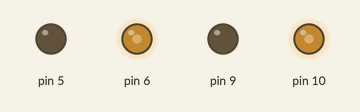
Simulated run of this sketch. Board: Arduino Uno, built with avr-gcc and run on an emulated ATmega328P. Shown: output pins drawn as LEDs (lit = HIGH).

Above: at 0.1 s.
Timing chart, 0 to 1.6 s (numbered marks = the images above):
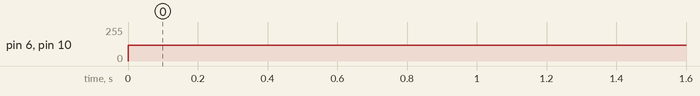

Measured:
- by itself, pin 6, pin 10: 0/255 → 120/255 at 0.00 s

The sketch:

DC_Motor.ino
```cpp
void setup() {
  pinMode(5,OUTPUT);
  pinMode(6,OUTPUT);
  pinMode(9,OUTPUT);
  pinMode(10,OUTPUT);
}

void loop() {
  move(120);
  delay(1000);

}

void move(int speed_)
{
  if(speed_ >= 0)
  {
    analogWrite(5,0);
    analogWrite(6,speed_);
    analogWrite(9,0);
    analogWrite(10,speed_);
  }
  if(speed_ < 0)
  {
    analogWrite(5,speed_);
    analogWrite(6,0);
    analogWrite(9,speed_);
    analogWrite(10,0);
  }
}
```
